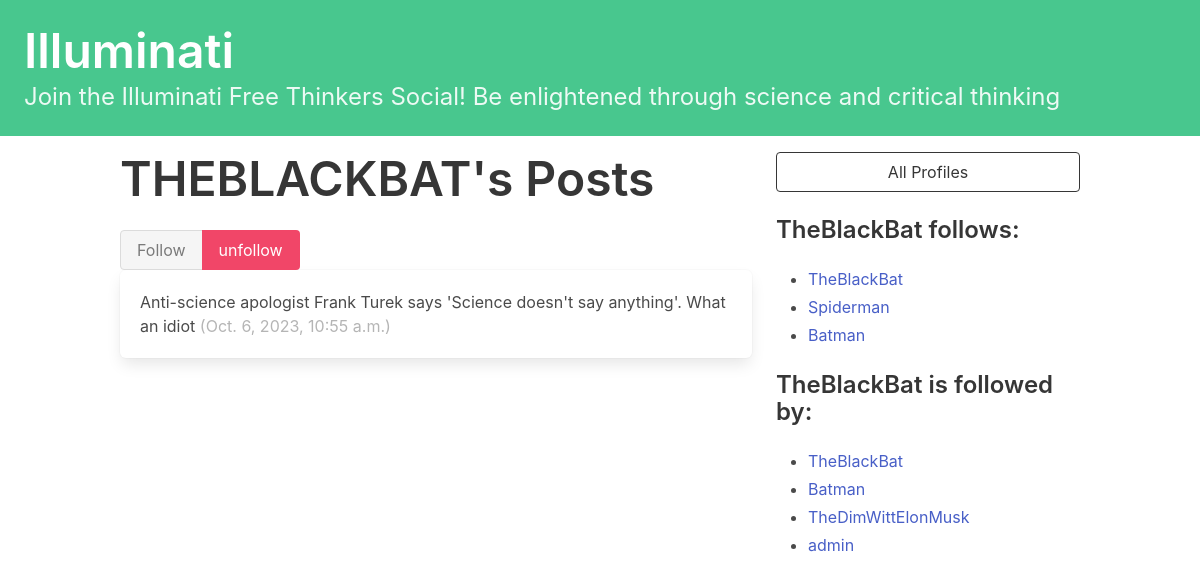
/profile/1/ (signed in), run on the app's committed database.
### illuminati/models.py (models this page shows, shortened)
class Profile(models.Model):
    user = models.OneToOneField(User, on_delete=models.CASCADE)
    follows = models.ManyToManyField(
        "self",
        related_name="followed_by",
        symmetrical=False,
        blank=True,
    )
    def __str__(self) -> str:
        return self.user.username

class Messages(models.Model):
    user = models.ForeignKey(User, related_name = "ideas", on_delete=models.DO_NOTHING)
    body = models.CharField(max_length=140)
    created_at = models.DateTimeField(auto_now_add=True)

### illuminati/views.py (the view, shortened to what this page needs)
# urls.py: path("profile/<int:pk>/", profile, name='profile'),
def profile(request, pk):
    if not hasattr(request.user, 'profile'):
        missing_profile = Profile(user=request.user)
        missing_profile.save()
    profile = Profile.objects.get(pk=pk)
    return render(request, "illuminati/profile.html", {'profile': profile})

### illuminati/templates/illuminati/profile.html (shortened to what this page needs)
{% extends 'base.html' %}
{% block content %}
<div class="column">
    <div class="block">
        <h1 class="title is-1">
            {{ profile.user.username|upper }}'s Posts
        </h1>
    </div>
    <form method="post">
        <div class="buttons has-addons">
            {% if profile in user.profile.follows.all %}
                <button class="button is-success is-static">Follow</button>
                <button class="button is-danger" name="follow" value="unfollow">unfollow</button>
            {% else %}
                <button class="button is-success" name="follow" value="follow">Follow</button>
                <button class="button is-danger is-static">Unfollow</button>
            {% endif %}
        </div>
    </form>
    <div class="content">
        {% for post in profile.user.ideas.all %}
            <div class="box">
                {{ post.body }}
                <span class="is-small has-text-grey-light">
                    ({{ post.created_at }})
                </span>
            </div>
        {% endfor %}
    </div>
</div>
<div class="column is-one-third">
    <div class="block">
        <a href="{% url 'illuminati:profile_list' %}">
            <button class="button is-dark is-outlined is-fullwidth">
                All Profiles
            </button>
        </a>
    </div>
    <div class="block">
        <h3 class="title is-4">
            {{ profile.user.username }} follows:
        </h3>
        <div class="content">
            <ul>
                {% for following in profile.follows.all %}
                    <li>
                        <a href="{% url 'illuminati:profile' following.id %}">
                            {{ following}}
                        </a>
                    </li>
                {% endfor %}
            </ul>
        </div>
    </div>
    <div class="block">
        <h3 class="title is-4">
            {{ profile.user.username }} is followed by:
        </h3>
        <div class="content">
            <ul>
                {% for follower in profile.followed_by.all %}
                    <li>
                        <a href="{% url 'illuminati:profile' follower.id %}">
                            {{ follower }}
                        </a>
                    </li>
                {% endfor %}
            </ul>
        </div>
    </div>
</div>
{% endblock content %}

### illuminati/templates/base.html (shortened to what this page needs)
<!DOCTYPE html>
<html lang="en">
    <head>
        <link rel="stylesheet" href="https://cdn.jsdelivr.net/npm/bulma@0.9.3/css/bulma.min.css">
    </head>
    <body>
        <section class="hero is-small is-success mb-4">
            <div class="hero-body">
                <h1 class="title is-1">Illuminati</h1>
                <p class="subtitle is-4">Join the Illuminati Free Thinkers Social! Be enlightened through science and critical thinking</p>
            </div>
        </section>
        <div class="container">
            <div class="columns">
                {% block content %}
                {% endblock %}
            </div>
        </div>
    </body>
</html>

### data on the page
Profile: user.username "THEBLACKBAT", user.username "TheBlackBat"
Messages: body "Anti-science apologist Frank Turek says 'Science doesn't say anything'. What an idiot", created_at "Oct. 6, 2023, 10:55 a.m."
Profile: user.username "Spiderman"
Profile: user.username "Batman"
Profile: user.username "TheDimWittElonMusk"
Profile: user.username "admin"
